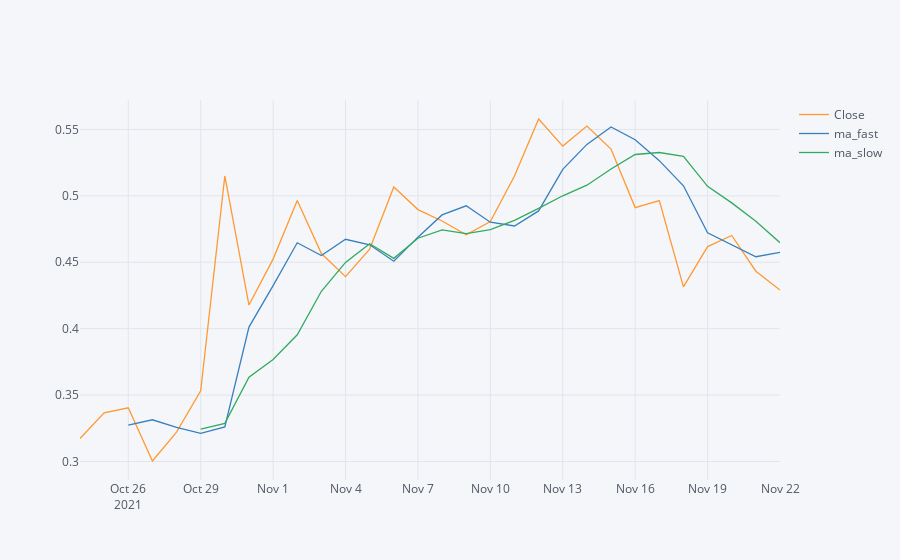
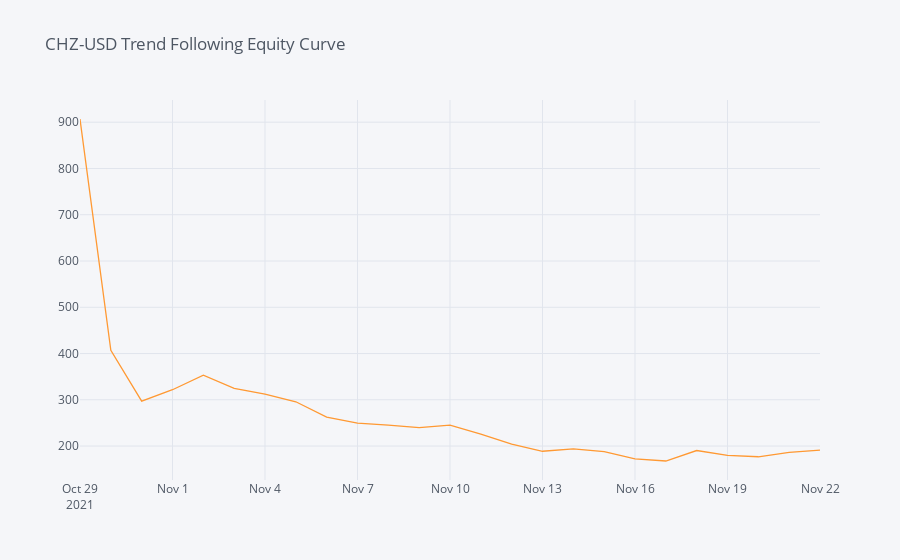
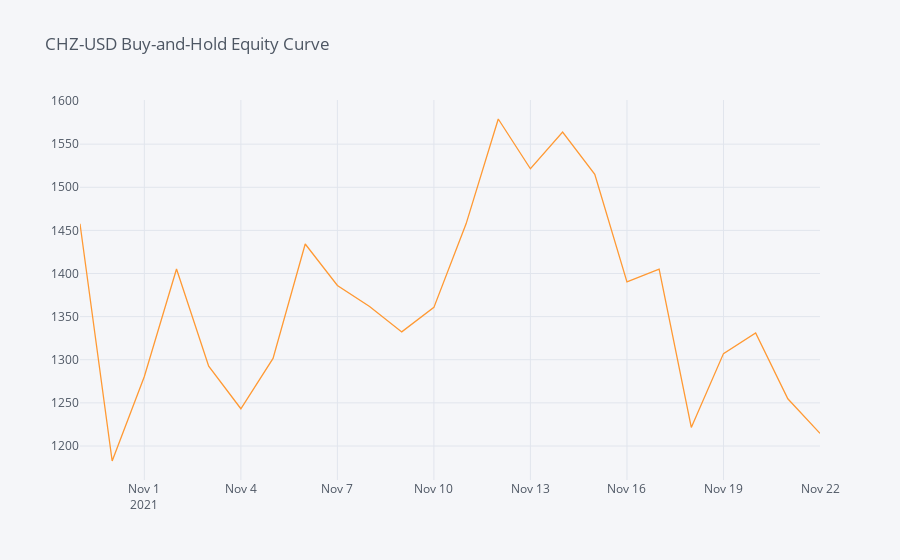

Source (notebook cell) for these figures, in order:
### Code cell
fun_with_assignment_2(symbol='CHZ-USD',
                      allocation=1,
                      starting_capital=1000,
                      short_trend=3,
                      long_trend=6,
                      start_date='2021-10-25',
                      end_date=None)

### Figure 1 — Plotly figure (JSON) as saved in the notebook; plotly's stock layout.template omitted (floating-point values rounded to 4 significant figures)
{"data": [{"line": {"color": "rgba(255, 153, 51, 1.0)", "dash": "solid", "shape": "linear", "width": 1.3}, "mode": "lines", "name": "Close", "text": "", "type": "scatter", "x": ["2021-10-24", "2021-10-25", "2021-10-26", "2021-10-27", "2021-10-28", "2021-10-29", "2021-10-30", "2021-10-31", "2021-11-01", "2021-11-02", "2021-11-03", "2021-11-04", "2021-11-05", "2021-11-06", "2021-11-07", "2021-11-08", "2021-11-09", "2021-11-10", "2021-11-11", "2021-11-12", "2021-11-13", "2021-11-14", "2021-11-15", "2021-11-16", "2021-11-17", "2021-11-18", "2021-11-19", "2021-11-20", "2021-11-21", "2021-11-22"], "y": [0.3173, 0.3366, 0.3405, 0.3004, 0.3221, 0.3533, 0.5149, 0.4178, 0.4524, 0.4964, 0.4566, 0.4392, 0.4598, 0.5067, 0.4896, 0.481, 0.4706, 0.4807, 0.5149, 0.5578, 0.5375, 0.5525, 0.5352, 0.4911, 0.4964, 0.4315, 0.4618, 0.4702, 0.4433, 0.4291]}, {"line": {"color": "rgba(55, 128, 191, 1.0)", "dash": "solid", "shape": "linear", "width": 1.3}, "mode": "lines", "name": "ma_fast", "text": "", "type": "scatter", "x": ["2021-10-24", "2021-10-25", "2021-10-26", "2021-10-27", "2021-10-28", "2021-10-29", "2021-10-30", "2021-10-31", "2021-11-01", "2021-11-02", "2021-11-03", "2021-11-04", "2021-11-05", "2021-11-06", "2021-11-07", "2021-11-08", "2021-11-09", "2021-11-10", "2021-11-11", "2021-11-12", "2021-11-13", "2021-11-14", "2021-11-15", "2021-11-16", "2021-11-17", "2021-11-18", "2021-11-19", "2021-11-20", "2021-11-21", "2021-11-22"], "y": ["", "", 0.3273, 0.3314, 0.3257, 0.3212, 0.3261, 0.4012, 0.4324, 0.4647, 0.4551, 0.4673, 0.4631, 0.4508, 0.4689, 0.4856, 0.4925, 0.4801, 0.4773, 0.4886, 0.5199, 0.5387, 0.5518, 0.5423, 0.5265, 0.5075, 0.4721, 0.4629, 0.4541, 0.4574]}, {"line": {"color": "rgba(50, 171, 96, 1.0)", "dash": "solid", "shape": "linear", "width": 1.3}, "mode": "lines", "name": "ma_slow", "text": "", "type": "scatter", "x": ["2021-10-24", "2021-10-25", "2021-10-26", "2021-10-27", "2021-10-28", "2021-10-29", "2021-10-30", "2021-10-31", "2021-11-01", "2021-11-02", "2021-11-03", "2021-11-04", "2021-11-05", "2021-11-06", "2021-11-07", "2021-11-08", "2021-11-09", "2021-11-10", "2021-11-11", "2021-11-12", "2021-11-13", "2021-11-14", "2021-11-15", "2021-11-16", "2021-11-17", "2021-11-18", "2021-11-19", "2021-11-20", "2021-11-21", "2021-11-22"], "y": ["", "", "", "", "", 0.3243, 0.3287, 0.3634, 0.3768, 0.3954, 0.4281, 0.4499, 0.4639, 0.4529, 0.4681, 0.4744, 0.4716, 0.4745, 0.4815, 0.4906, 0.5, 0.508, 0.5202, 0.5311, 0.5326, 0.5297, 0.5072, 0.4947, 0.4808, 0.4647]}], "layout": {"legend": {"bgcolor": "#F5F6F9", "font": {"color": "#4D5663"}}, "paper_bgcolor": "#F5F6F9", "plot_bgcolor": "#F5F6F9", "title": {"font": {"color": "#4D5663"}}, "xaxis": {"gridcolor": "#E1E5ED", "showgrid": true, "tickfont": {"color": "#4D5663"}, "title": {"font": {"color": "#4D5663"}, "text": ""}, "zerolinecolor": "#E1E5ED"}, "yaxis": {"gridcolor": "#E1E5ED", "showgrid": true, "tickfont": {"color": "#4D5663"}, "title": {"font": {"color": "#4D5663"}, "text": ""}, "zerolinecolor": "#E1E5ED"}}}

### Figure 2 — Plotly figure (JSON) as saved in the notebook; plotly's stock layout.template omitted (floating-point values rounded to 4 significant figures)
{"data": [{"line": {"color": "rgba(255, 153, 51, 1.0)", "dash": "solid", "shape": "linear", "width": 1.3}, "mode": "lines", "name": "account_val", "text": "", "type": "scatter", "x": ["2021-10-29", "2021-10-30", "2021-10-31", "2021-11-01", "2021-11-02", "2021-11-03", "2021-11-04", "2021-11-05", "2021-11-06", "2021-11-07", "2021-11-08", "2021-11-09", "2021-11-10", "2021-11-11", "2021-11-12", "2021-11-13", "2021-11-14", "2021-11-15", "2021-11-16", "2021-11-17", "2021-11-18", "2021-11-19", "2021-11-20", "2021-11-21", "2021-11-22"], "y": [906.9, 407.1, 297.1, 321.7, 353.2, 324.8, 312.3, 295.7, 262.5, 249.8, 245.4, 240.0, 245.2, 226.0, 204.2, 188.8, 194.1, 188.0, 172.4, 167.7, 190.3, 179.8, 176.8, 186.2, 191.2]}], "layout": {"legend": {"bgcolor": "#F5F6F9", "font": {"color": "#4D5663"}}, "paper_bgcolor": "#F5F6F9", "plot_bgcolor": "#F5F6F9", "title": {"font": {"color": "#4D5663"}, "text": "CHZ-USD Trend Following Equity Curve"}, "xaxis": {"gridcolor": "#E1E5ED", "showgrid": true, "tickfont": {"color": "#4D5663"}, "title": {"font": {"color": "#4D5663"}, "text": ""}, "zerolinecolor": "#E1E5ED"}, "yaxis": {"gridcolor": "#E1E5ED", "showgrid": true, "tickfont": {"color": "#4D5663"}, "title": {"font": {"color": "#4D5663"}, "text": ""}, "zerolinecolor": "#E1E5ED"}}}

### Figure 3 — Plotly figure (JSON) as saved in the notebook; plotly's stock layout.template omitted (floating-point values rounded to 4 significant figures)
{"data": [{"line": {"color": "rgba(255, 153, 51, 1.0)", "dash": "solid", "shape": "linear", "width": 1.3}, "mode": "lines", "name": "Close", "text": "", "type": "scatter", "x": ["2021-10-30", "2021-10-31", "2021-11-01", "2021-11-02", "2021-11-03", "2021-11-04", "2021-11-05", "2021-11-06", "2021-11-07", "2021-11-08", "2021-11-09", "2021-11-10", "2021-11-11", "2021-11-12", "2021-11-13", "2021-11-14", "2021-11-15", "2021-11-16", "2021-11-17", "2021-11-18", "2021-11-19", "2021-11-20", "2021-11-21", "2021-11-22"], "y": [1458.0, 1183.0, 1281.0, 1405.0, 1292.0, 1243.0, 1302.0, 1434.0, 1386.0, 1362.0, 1332.0, 1361.0, 1458.0, 1579.0, 1521.0, 1564.0, 1515.0, 1390.0, 1405.0, 1221.0, 1307.0, 1331.0, 1255.0, 1215.0]}], "layout": {"legend": {"bgcolor": "#F5F6F9", "font": {"color": "#4D5663"}}, "paper_bgcolor": "#F5F6F9", "plot_bgcolor": "#F5F6F9", "title": {"font": {"color": "#4D5663"}, "text": "CHZ-USD Buy-and-Hold Equity Curve"}, "xaxis": {"gridcolor": "#E1E5ED", "showgrid": true, "tickfont": {"color": "#4D5663"}, "title": {"font": {"color": "#4D5663"}, "text": ""}, "zerolinecolor": "#E1E5ED"}, "yaxis": {"gridcolor": "#E1E5ED", "showgrid": true, "tickfont": {"color": "#4D5663"}, "title": {"font": {"color": "#4D5663"}, "text": ""}, "zerolinecolor": "#E1E5ED"}}}
